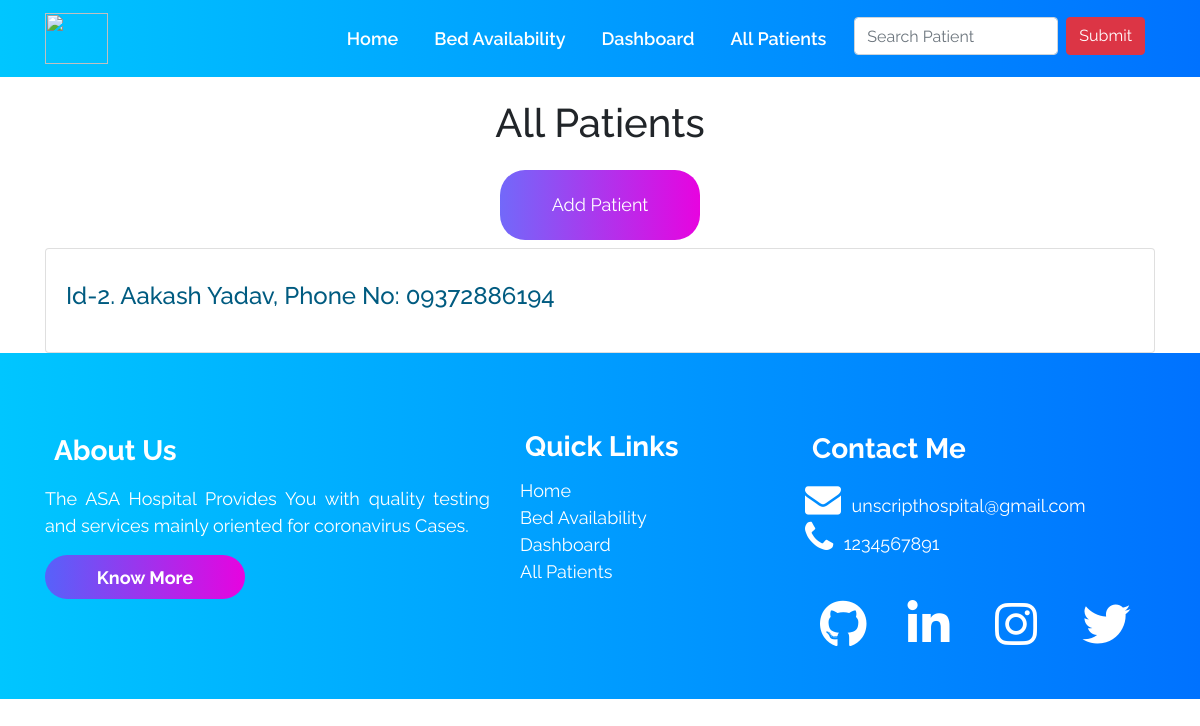
Before: /allpatients/ with the older database file.
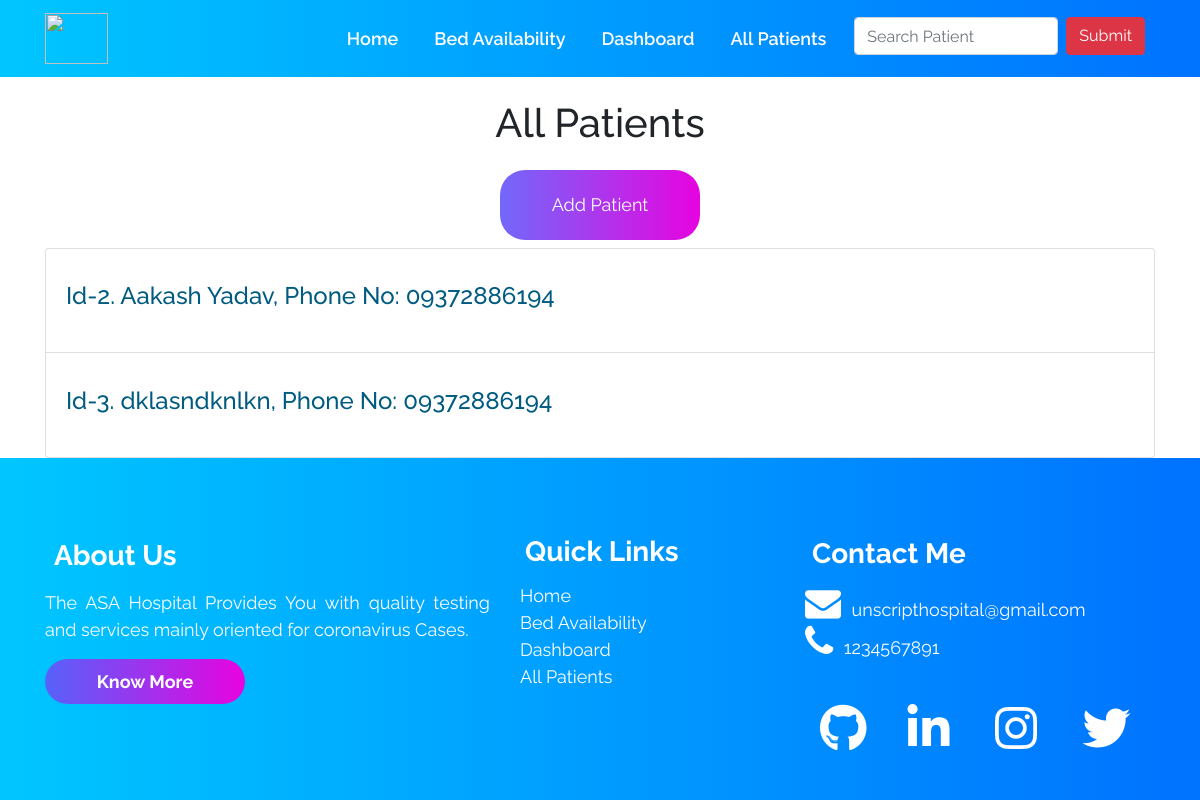
After: the same page with the newer database file.
### accounts/models.py (models this page shows, shortened)
class Patient (models.Model):
    patient_id = models.AutoField(primary_key=True)
    name = models.CharField(max_length=100)
    age = models.IntegerField()
    gender = models.CharField(max_length=10)  # Male of Female
    phone = models.CharField(max_length=13)
    address = models.TextField(max_length=1000)
    email_id = models.EmailField(max_length=254)
    date_admitted = models.DateField(auto_now=False, auto_now_add=False)
    oxygen_level = models.IntegerField(default=90)
    temperature = models.IntegerField(default=97)
    doctor = models.ForeignKey(Doctor, on_delete=models.CASCADE, default="")
    covid_test_result = models.ForeignKey(
        Result, on_delete=models.CASCADE, default="")
    room_no_and_bed_no = models.ForeignKey(
        Room, on_delete=models.CASCADE, default="")

### accounts/views.py (the view)
# urls.py: path("allpatients/", views.allpatients, name='allPatients'),
def allpatients(request):
    all_patients_query_set = Patient.objects.all()
    context = {'all_patients_query_set': all_patients_query_set}
    return render(request, 'allpatients.html', context)

### templates/allpatients.html (shortened to what this page needs)
{% extends 'innerbase.html' %}
{% load static %}
{% block cssLinks %}
<link rel="stylesheet" href="{% static 'css/allpatients.css' %}">
{% endblock %}
{% block body %}
<div class="container">
    <h1 class="text-center heading ">All Patients</h1>
    <div class="container text-center my-2">
        <a href="/addpatient">
            <button class="commonbuttons text-center">Add Patient</button>
        </a>
    </div>
    <ul class="list-group">
        {% for patient in all_patients_query_set %}
        <li class="list-group-item list-group-item-action">
            <a href="/patients/{{patient.patient_id}}" style="text-decoration: none;color:rgb(0, 91, 128);">
                <h4>Id-{{patient.patient_id}}. {{patient.name}}, Phone No: {{patient.phone}}</h4>
            </a>
        </li>
        {% empty %}
        <li class="list-group-item list-group-item-action">NO ITEMS ACCORDING TO YOUR SEARCH</li>
        {% endfor %}
    </ul>
</div>
{% endblock %}

Changed rows visible on the page:
added Patient: patient_id "3", name "dklasndknlkn", phone "09372886194"
